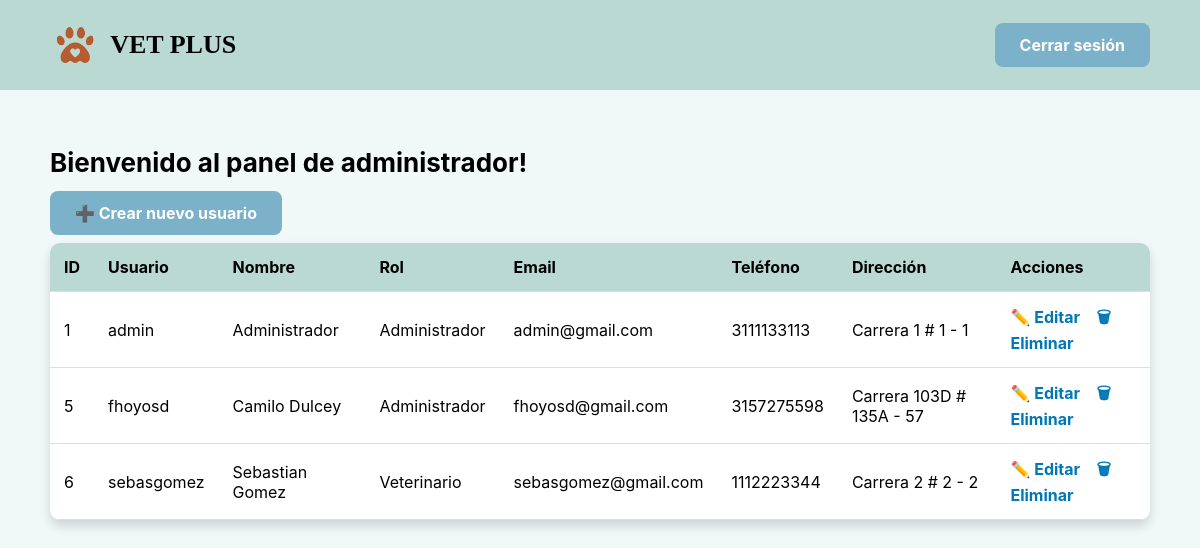
Page /dashboard (signed in) on the earlier database version.
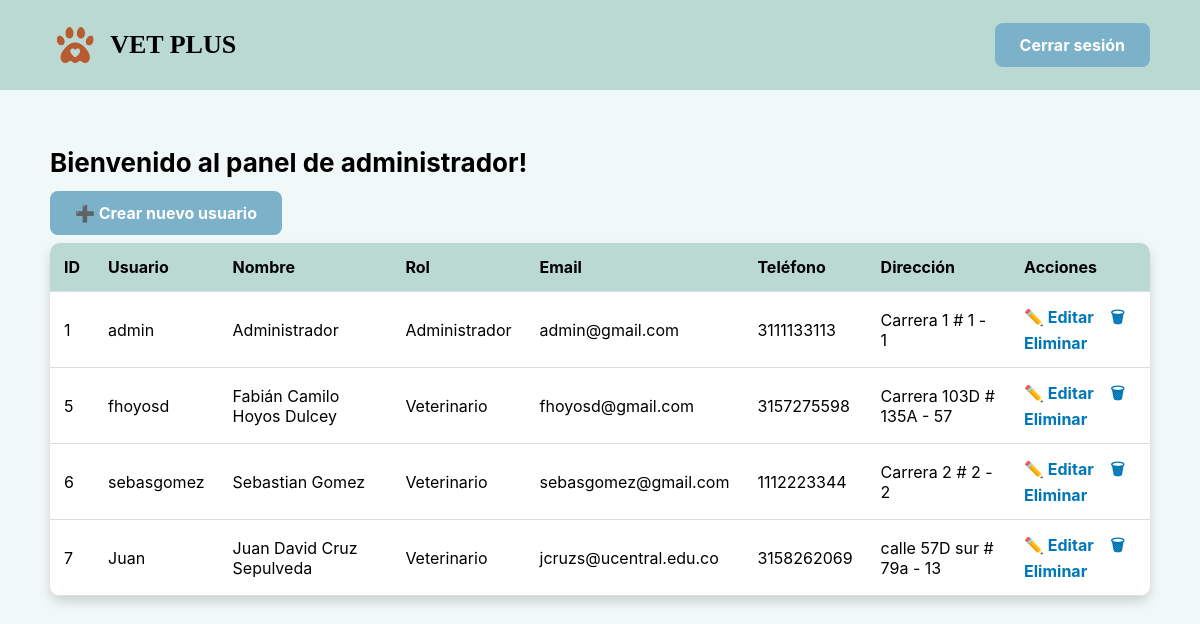
Same page on the later database version.
### vetplus/models.py (models this page shows, shortened)
class User(db.Model, UserMixin):
    id = db.Column(db.Integer, primary_key = True)
    username = db.Column(db.String(50), unique = True, nullable = False)
    password = db.Column(db.String(100), nullable = False)
    role = db.Column(db.String(20), nullable = False, default = "owner") # owner, vet, admin
    name = db.Column(db.String(50), nullable = False)
    email = db.Column(db.String(100), unique = True, nullable = False)
    phone = db.Column(db.String(20), nullable = False)
    address = db.Column(db.String(200), nullable = False)

### vetplus/routes/main.py (the view)
@main_bp.route("/dashboard")
@login_required
def dashboard():
    if current_user.role == "owner":
        return render_template("dashboards/owner_dashboard.html",
                               username=current_user,
                               name=current_user.name)
    elif current_user.role == "admin":
        admin_required()
        users = User.query.all()
        return render_template("dashboards/admin_dashboard.html",
                               username=current_user,
                               name=current_user.name,
                               users=users)
    else:
        return render_template("dashboards/vet_dashboard.html",
                               username=current_user,
                               name=current_user.name)

### vetplus/models.py (called while the page is built)
@login_manager.user_loader
def load_user(user_id):
    return User.query.get(int(user_id))

### vetplus/utils.py (called while the page is built)
def admin_required():
    if not current_user.is_authenticated or current_user.role != "admin":
        abort(403)

### templates/dashboards/admin_dashboard.html (shortened to what this page needs)
<!DOCTYPE html>
<html lang="es">
<head>
</head>
<body>
  <header>
    <div class="logo">
      <img src="{{ url_for('static', filename='img/logo.png') }}" alt="Logo Vetplus">
      <h1>VET PLUS</h1>
    </div>
    <a href="{{ url_for('auth.logout') }}" class="btn">Cerrar sesión</a>
  </header>
  <main>
    <h1>Bienvenido al panel de administrador!</h1>
    <a href="{{ url_for('admin.create_user') }}" class="btn">➕ Crear nuevo usuario</a>
    <table>
      <tr>
        <th>ID</th><th>Usuario</th><th>Nombre</th><th>Rol</th><th>Email</th><th>Teléfono</th><th>Dirección</th><th>Acciones</th>
      </tr>
      {% for u in users %}
      <tr>
        <td>{{ u.id }}</td>
        <td>{{ u.username }}</td>
        <td>{{ u.name }}</td>
        {% set role_names = {"admin": "Administrador", "owner": "Dueño", "vet": "Veterinario"} %}
        <td>{{ role_names.get(u.role, u.role) }}</td>
        <td>{{ u.email }}</td>
        <td>{{ u.phone }}</td>
        <td>{{ u.address }}</td>
        <td class="actions">
          <a href="{{ url_for('admin.edit_user', user_id=u.id) }}">✏️ Editar</a>
          <a href="{{ url_for('admin.delete_user', user_id=u.id) }}" onclick="return confirm('¿Eliminar este usuario?')">🗑 Eliminar</a>
        </td>
      </tr>
      {% endfor %}
    </table>
  </main>
</body>
</html>

### templates/dashboards/admin_dashboard.html (style rules this page uses)
body { margin: 0; font-family: 'Inter', sans-serif; background-color: #f0f8f8; color: #000; }
header { display: flex; justify-content: space-between; align-items: center; padding: 20px 50px; background-color: #b9d9d2; }
.logo { display: flex; align-items: center; gap: 10px; }
.logo img { height: 50px; }
.logo h1 { font-family: 'Just Me Again Down Here', cursive; font-size: 26px; margin: 0; }
.btn { background: #7bb1c9; border: none; padding: 12px 25px; font-size: 16px; font-weight: bold; border-radius: 8px; cursor: pointer; color: #fff; transition: transform 0.2s ease, background 0.3s ease; text-decoration: none; }
main { padding: 40px; max-width: 1100px; margin: 0 auto; }
h1 { font-size: 26px; margin-bottom: 25px; }
table { width: 100%; border-collapse: collapse; margin-top: 20px; background: #fff; border-radius: 10px; overflow: hidden; box-shadow: 0px 6px 12px rgba(0,0,0,0.15); }
th, td { padding: 14px; text-align: left; border-bottom: 1px solid #ddd; }
th { background: #b9d9d2; font-weight: bold; }
.actions a { margin-right: 12px; text-decoration: none; font-weight: bold; color: #0077b6; }

Differences in the rows shown:
changed User "fhoyosd": name "Camilo Dulcey" → "Fabián Camilo Hoyos Dulcey"; get "Administrador" → "Veterinario"
added User: id "7", username "Juan", name "Juan David Cruz Sepulveda", get "Veterinario", email "jcruzs@ucentral.edu.co", phone "3158262069", address "calle 57D sur # 79a - 13"
